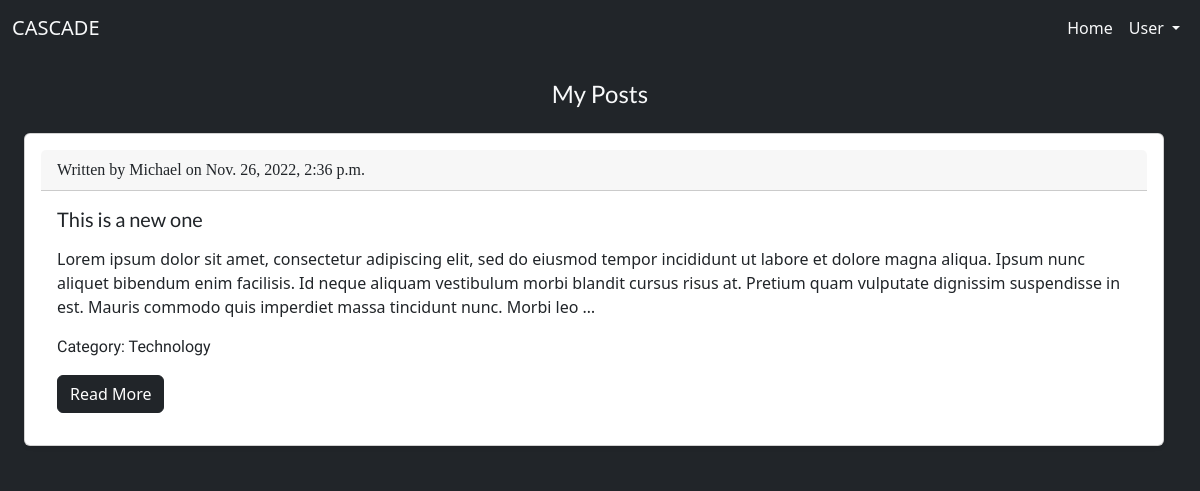
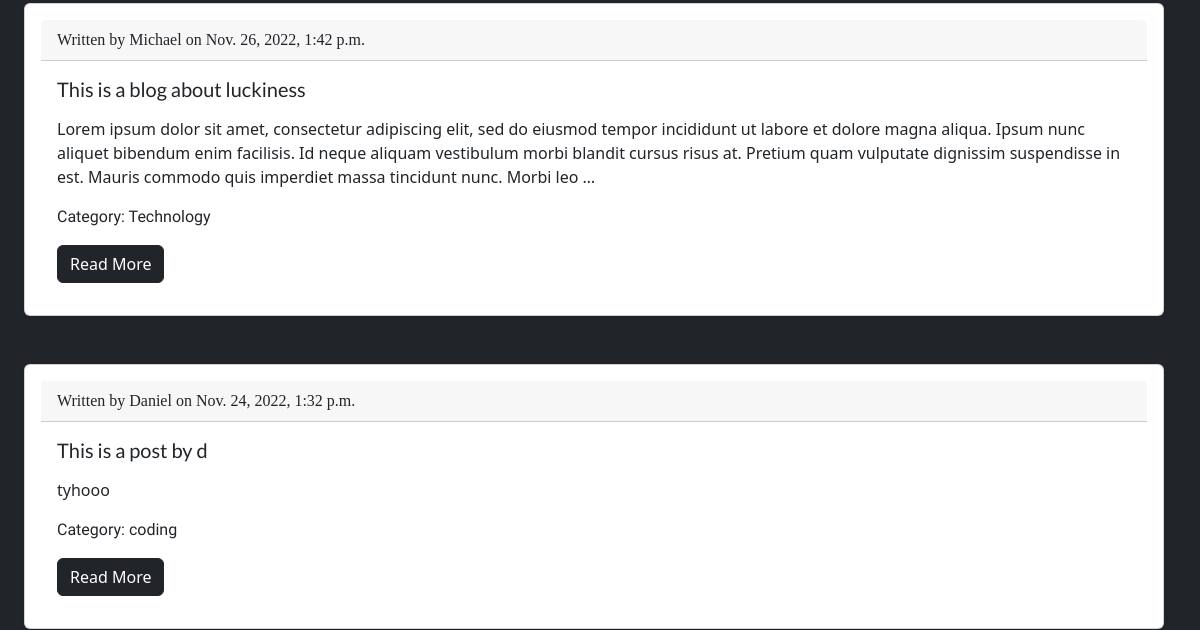
The app's page / (upper part), older data (2 pictures, top to bottom).
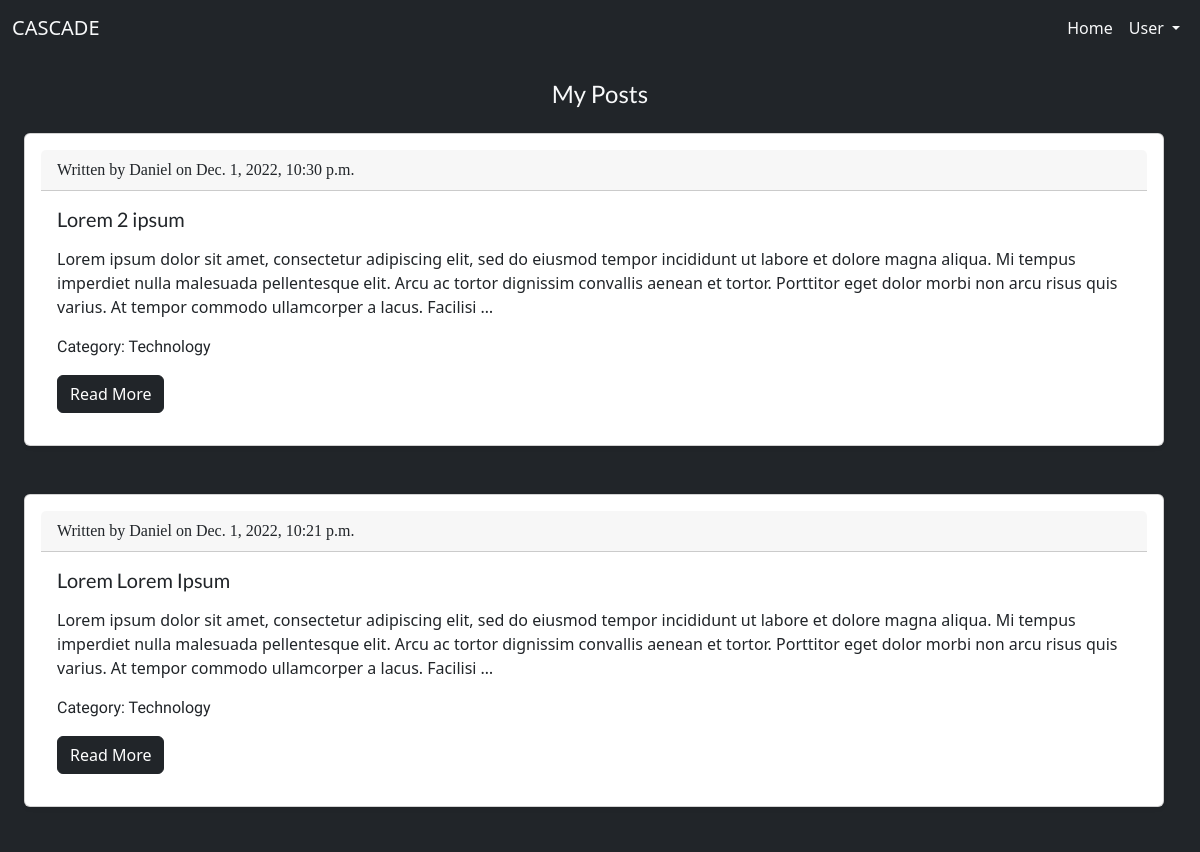
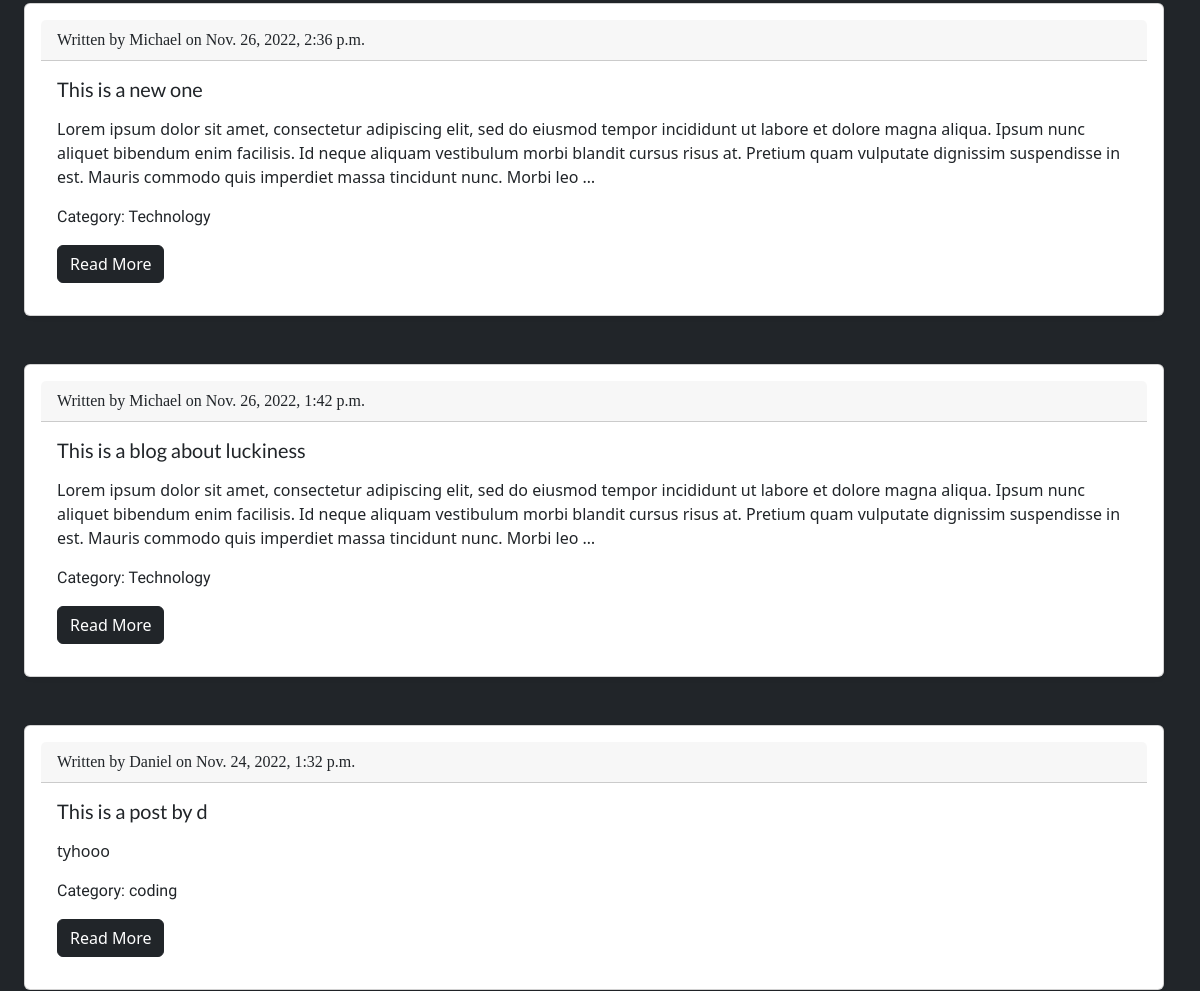
The same page, newer data (2 pictures, top to bottom).
### post/models.py (models this page shows, shortened)
class Posts(models.Model):
    STATUS_CHOICES = (
        ('draft', 'Draft'),
        ('published', 'published')
    )
    title = models.CharField(max_length=250, unique=True)
    author = models.ForeignKey(User, on_delete=models.CASCADE)
    body = models.TextField(blank=True)
    created = models.DateTimeField(auto_now=True)
    updated = models.DateTimeField(auto_now_add=True)
    publish = models.DateTimeField(default=timezone.now)
    status = models.CharField(choices=STATUS_CHOICES,default='published',max_length=10)
    category = models.CharField(max_length=500, default='coding')
    likes = models.ManyToManyField(User,related_name='blog_posts')
    class Meta:
        ordering =('publish',)

### post/views.py (the view)
# urls.py: path('',HomePageView.as_view(), name='home'),
class HomePageView(ListView):
    queryset = Posts.objects.filter(status ='published')
    template_name = 'home.html'

### templates/home.html (shortened to what this page needs)
{% extends 'base.html' %}
{%block content%}
<body class="bg-dark ">
    {%if user.is_authenticated %}
    <h4 class="home-title text-center m-4 text-light">{{user.username}}</h4>
     {%else%}
    <h4 class="home-title text-center m-4 text-light">My Posts</h4>
    {%endif%}
    {% for post in object_list reversed %}
    <div class="container container-fluid card shadow-sm p-3 mb-5 bg-body rounded m-4 p-3">
        <div class="card-header slanted">
         Written by {{post.author}} on {{post.publish}}
        </div>
        <div class="card-body">
            <h5 class="card-title home-title">{{post.title}}</h5>
            <p class="card-text home-text">{{post.body|truncatewords:50|linebreaks}}</p>
            <p class="card-text home-text">Category: {{post.category}}</p>
            <a href="{% url 'post_detail' post.pk %}" class="btn btn-dark ">Read More</a>
        </div>
    </div>
    {% endfor %}
</body>
{% endblock content%}

Row changes from the older to the newer data that the page shows:
added Posts: author "Daniel", publish "Dec. 1, 2022, 10:30 p.m.", title "Lorem 2 ipsum", body "Lorem ipsum dolor sit amet, consectetur adipiscing elit, sed do eiusmod tempor incididunt ut labore et dolore magna aliqua. Mi tempus imperdiet nulla malesuada pellentesque elit. Arcu ac tortor dignissim convallis aenean et tortor. Porttitor eget dolor morbi non arcu risus quis varius. At tempor commodo ullamcorper a lacus. Facilisi …", category "Technology"
added Posts: author "Daniel", publish "Dec. 1, 2022, 10:21 p.m.", title "Lorem Lorem Ipsum", body "Lorem ipsum dolor sit amet, consectetur adipiscing elit, sed do eiusmod tempor incididunt ut labore et dolore magna aliqua. Mi tempus imperdiet nulla malesuada pellentesque elit. Arcu ac tortor dignissim convallis aenean et tortor. Porttitor eget dolor morbi non arcu risus quis varius. At tempor commodo ullamcorper a lacus. Facilisi …", category "Technology"
